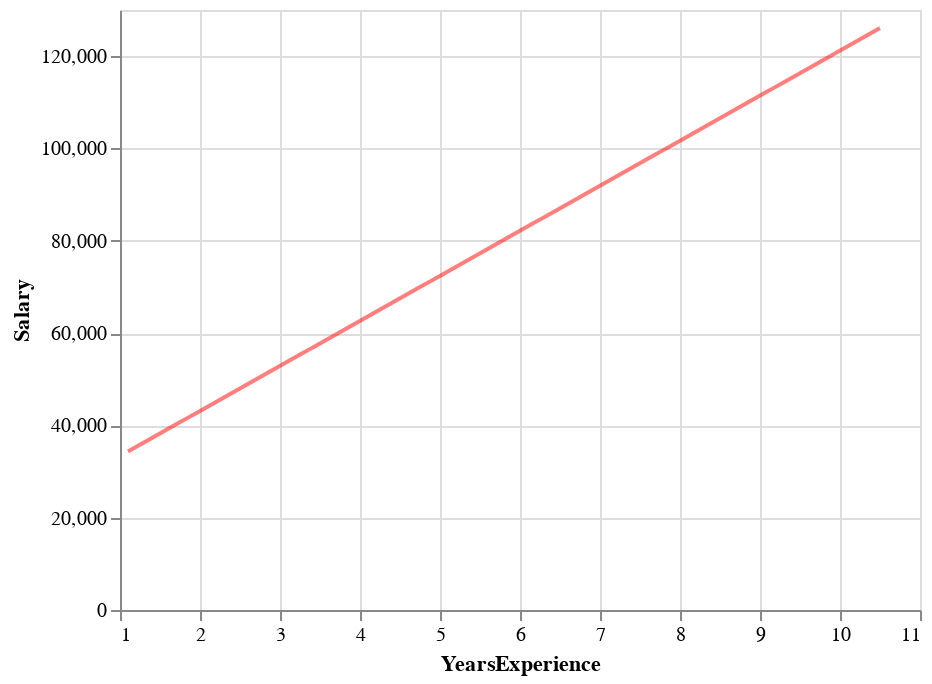

The code cell stored with this chart in its notebook:
### Markdown cell above
Complete the `get_salary_linear_fit_chart()` so that it displays a single fit line from the linear regression fit passed in to it. The chart should look like this:

![A line chart of Years of Experience (x axis) against Salary (y axis)](asset/assignment3_salary_line_chart.png)

### Code cell
def get_salary_linear_fit_chart(salary_reg, opacity=0.5):
    '''
    Takes a single linear regression fit (as returned by `get_one_bootstrap_salary_fit()`) and
    returns an Altair chart plotting the fit line
    
    Parameters:
    
    - salary_reg: A regression fit
    - opacity: The opacity of the output line
    '''
    #use the model to predict the mean Salary at each x position
    pred_df = pd.DataFrame({
        'YearsExperience': salary_pred_grid['YearsExperience'],
        'Salary': salary_reg.predict(salary_pred_grid)
    })

    #insert code to return an Altair chart showing the fit line using `pred_df`
    #remember to set the opacity of the line mark to the `opacity` value
    #passed into this function (e.g. `mark_line(opacity=opacity)`)
    # YOUR CODE HERE
    lr_chart = alt.Chart(pred_df).mark_line(color='red',opacity=opacity).encode(x="YearsExperience", y="Salary")
    
    return lr_chart

get_salary_linear_fit_chart(salary_reg)

### Figure 1 — Vega-Lite specification as saved in the notebook (floating-point values rounded to 4 significant figures)
{"config": {"view": {"continuousWidth": 400, "continuousHeight": 300}}, "data": {"name": "data-8050673498a20bc765130abb14a6ff6b"}, "mark": {"type": "line", "color": "red", "opacity": 0.5}, "encoding": {"x": {"type": "quantitative", "field": "YearsExperience"}, "y": {"type": "quantitative", "field": "Salary"}}, "$schema": "https://vega.github.io/schema/vega-lite/v4.8.1.json", "datasets": {"data-8050673498a20bc765130abb14a6ff6b": [{"YearsExperience": 1.1, "Salary": 34340.0}, {"YearsExperience": 1.194, "Salary": 35260.0}, {"YearsExperience": 1.288, "Salary": 36180.0}, {"YearsExperience": 1.382, "Salary": 37100.0}, {"YearsExperience": 1.476, "Salary": 38010.0}, {"YearsExperience": 1.57, "Salary": 38930.0}, {"YearsExperience": 1.664, "Salary": 39850.0}, {"YearsExperience": 1.758, "Salary": 40770.0}, {"YearsExperience": 1.852, "Salary": 41680.0}, {"YearsExperience": 1.946, "Salary": 42600.0}, {"YearsExperience": 2.04, "Salary": 43520.0}, {"YearsExperience": 2.134, "Salary": 44430.0}, {"YearsExperience": 2.228, "Salary": 45350.0}, {"YearsExperience": 2.322, "Salary": 46270.0}, {"YearsExperience": 2.416, "Salary": 47190.0}, {"YearsExperience": 2.51, "Salary": 48100.0}, {"YearsExperience": 2.604, "Salary": 49020.0}, {"YearsExperience": 2.698, "Salary": 49940.0}, {"YearsExperience": 2.792, "Salary": 50860.0}, {"YearsExperience": 2.886, "Salary": 51770.0}, {"YearsExperience": 2.98, "Salary": 52690.0}, {"YearsExperience": 3.074, "Salary": 53610.0}, {"YearsExperience": 3.168, "Salary": 54530.0}, {"YearsExperience": 3.262, "Salary": 55440.0}, {"YearsExperience": 3.356, "Salary": 56360.0}, {"YearsExperience": 3.45, "Salary": 57280.0}, {"YearsExperience": 3.544, "Salary": 58200.0}, {"YearsExperience": 3.638, "Salary": 59110.0}, {"YearsExperience": 3.732, "Salary": 60030.0}, {"YearsExperience": 3.826, "Salary": 60950.0}, {"YearsExperience": 3.92, "Salary": 61860.0}, {"YearsExperience": 4.014, "Salary": 62780.0}, {"YearsExperience": 4.108, "Salary": 63700.0}, {"YearsExperience": 4.202, "Salary": 64620.0}, {"YearsExperience": 4.296, "Salary": 65530.0}, {"YearsExperience": 4.39, "Salary": 66450.0}, {"YearsExperience": 4.484, "Salary": 67370.0}, {"YearsExperience": 4.578, "Salary": 68290.0}, {"YearsExperience": 4.672, "Salary": 69200.0}, {"YearsExperience": 4.766, "Salary": 70120.0}, {"YearsExperience": 4.86, "Salary": 71040.0}, {"YearsExperience": 4.954, "Salary": 71960.0}, {"YearsExperience": 5.048, "Salary": 72870.0}, {"YearsExperience": 5.142, "Salary": 73790.0}, {"YearsExperience": 5.236, "Salary": 74710.0}, {"YearsExperience": 5.33, "Salary": 75620.0}, {"YearsExperience": 5.424, "Salary": 76540.0}, {"YearsExperience": 5.518, "Salary": 77460.0}, {"YearsExperience": 5.612, "Salary": 78380.0}, {"YearsExperience": 5.706, "Salary": 79290.0}, {"YearsExperience": 5.8, "Salary": 80210.0}, {"YearsExperience": 5.894, "Salary": 81130.0}, {"YearsExperience": 5.988, "Salary": 82050.0}, {"YearsExperience": 6.082, "Salary": 82960.0}, {"YearsExperience": 6.176, "Salary": 83880.0}, {"YearsExperience": 6.27, "Salary": 84800.0}, {"YearsExperience": 6.364, "Salary": 85720.0}, {"YearsExperience": 6.458, "Salary": 86630.0}, {"YearsExperience": 6.552, "Salary": 87550.0}, {"YearsExperience": 6.646, "Salary": 88470.0}, {"YearsExperience": 6.74, "Salary": 89390.0}, {"YearsExperience": 6.834, "Salary": 90300.0}, {"YearsExperience": 6.928, "Salary": 91220.0}, {"YearsExperience": 7.022, "Salary": 92140.0}, {"YearsExperience": 7.116, "Salary": 93050.0}, {"YearsExperience": 7.21, "Salary": 93970.0}, {"YearsExperience": 7.304, "Salary": 94890.0}, {"YearsExperience": 7.398, "Salary": 95810.0}, {"YearsExperience": 7.492, "Salary": 96720.0}, {"YearsExperience": 7.586, "Salary": 97640.0}, {"YearsExperience": 7.68, "Salary": 98560.0}, {"YearsExperience": 7.774, "Salary": 99480.0}, {"YearsExperience": 7.868, "Salary": 100400.0}, {"YearsExperience": 7.962, "Salary": 101300.0}, {"YearsExperience": 8.056, "Salary": 102200.0}, {"YearsExperience": 8.15, "Salary": 103100.0}, {"YearsExperience": 8.244, "Salary": 104100.0}, {"YearsExperience": 8.338, "Salary": 105000.0}, {"YearsExperience": 8.432, "Salary": 105900.0}, {"YearsExperience": 8.526, "Salary": 106800.0}, {"YearsExperience": 8.62, "Salary": 107700.0}, {"YearsExperience": 8.714, "Salary": 108600.0}, {"YearsExperience": 8.808, "Salary": 109600.0}, {"YearsExperience": 8.902, "Salary": 110500.0}, {"YearsExperience": 8.996, "Salary": 111400.0}, {"YearsExperience": 9.09, "Salary": 112300.0}, {"YearsExperience": 9.184, "Salary": 113200.0}, {"YearsExperience": 9.278, "Salary": 114200.0}, {"YearsExperience": 9.372, "Salary": 115100.0}, {"YearsExperience": 9.466, "Salary": 116000.0}, {"YearsExperience": 9.56, "Salary": 116900.0}, {"YearsExperience": 9.654, "Salary": 117800.0}, {"YearsExperience": 9.748, "Salary": 118700.0}, {"YearsExperience": 9.842, "Salary": 119700.0}, {"YearsExperience": 9.936, "Salary": 120600.0}, {"YearsExperience": 10.03, "Salary": 121500.0}, {"YearsExperience": 10.12, "Salary": 122400.0}, {"YearsExperience": 10.22, "Salary": 123300.0}, {"YearsExperience": 10.31, "Salary": 124200.0}, {"YearsExperience": 10.41, "Salary": 125200.0}, {"YearsExperience": 10.5, "Salary": 126100.0}]}}
